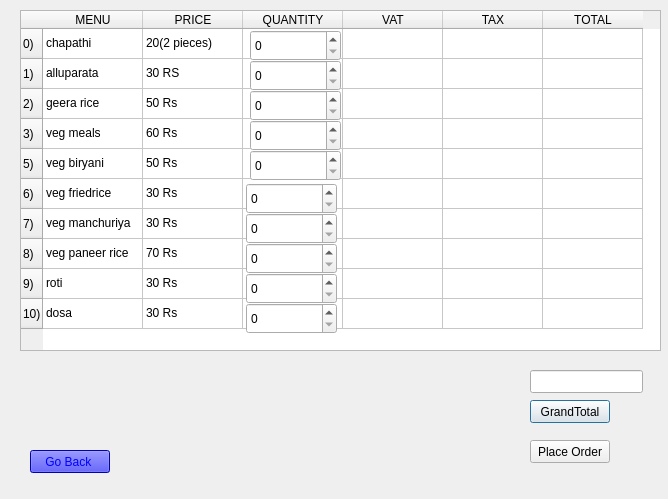
<?xml version="1.0" encoding="UTF-8"?>
<ui version="4.0">
 <class>vegDialog</class>
 <widget class="QDialog" name="vegDialog">
  <property name="geometry">
   <rect>
    <x>0</x>
    <y>0</y>
    <width>668</width>
    <height>499</height>
   </rect>
  </property>
  <property name="windowTitle">
   <string>Dialog</string>
  </property>
  <widget class="QTableWidget" name="tableWidget">
   <property name="geometry">
    <rect>
     <x>20</x>
     <y>10</y>
     <width>641</width>
     <height>341</height>
    </rect>
   </property>
   <row>
    <property name="text">
     <string>0)</string>
    </property>
   </row>
   <row>
    <property name="text">
     <string>1)</string>
    </property>
   </row>
   <row>
    <property name="text">
     <string>2) </string>
    </property>
   </row>
   <row>
    <property name="text">
     <string>3)</string>
    </property>
   </row>
   <row>
    <property name="text">
     <string>5)</string>
    </property>
   </row>
   <row>
    <property name="text">
     <string>6)</string>
    </property>
   </row>
   <row>
    <property name="text">
     <string>7)</string>
    </property>
   </row>
   <row>
    <property name="text">
     <string>8)</string>
    </property>
   </row>
   <row>
    <property name="text">
     <string>9)</string>
    </property>
   </row>
   <row>
    <property name="text">
     <string>10)</string>
    </property>
   </row>
   <column>
    <property name="text">
     <string>MENU</string>
    </property>
   </column>
   <column>
    <property name="text">
     <string>PRICE</string>
    </property>
   </column>
   <column>
    <property name="text">
     <string>QUANTITY</string>
    </property>
   </column>
   <column>
    <property name="text">
     <string>VAT</string>
    </property>
   </column>
   <column>
    <property name="text">
     <string>TAX</string>
    </property>
   </column>
   <column>
    <property name="text">
     <string>TOTAL</string>
    </property>
   </column>
   <item row="0" column="0">
    <property name="text">
     <string>chapathi</string>
    </property>
   </item>
   <item row="0" column="1">
    <property name="text">
     <string>20(2 pieces)</string>
    </property>
   </item>
   <item row="0" column="2">
    <property name="text">
     <string/>
    </property>
   </item>
   <item row="1" column="0">
    <property name="text">
     <string>alluparata</string>
    </property>
   </item>
   <item row="1" column="1">
    <property name="text">
     <string>30 RS</string>
    </property>
   </item>
   <item row="2" column="0">
    <property name="text">
     <string>geera rice</string>
    </property>
   </item>
   <item row="2" column="1">
    <property name="text">
     <string>50 Rs</string>
    </property>
   </item>
   <item row="3" column="0">
    <property name="text">
     <string>veg meals</string>
    </property>
   </item>
   <item row="3" column="1">
    <property name="text">
     <string>60 Rs</string>
    </property>
   </item>
   <item row="4" column="0">
    <property name="text">
     <string>veg biryani</string>
    </property>
   </item>
   <item row="4" column="1">
    <property name="text">
     <string>50 Rs</string>
    </property>
   </item>
   <item row="5" column="0">
    <property name="text">
     <string>veg friedrice</string>
    </property>
   </item>
   <item row="5" column="1">
    <property name="text">
     <string>30 Rs</string>
    </property>
   </item>
   <item row="6" column="0">
    <property name="text">
     <string>veg manchuriya</string>
    </property>
   </item>
   <item row="6" column="1">
    <property name="text">
     <string>30 Rs</string>
    </property>
   </item>
   <item row="7" column="0">
    <property name="text">
     <string>veg paneer rice</string>
    </property>
   </item>
   <item row="7" column="1">
    <property name="text">
     <string>70 Rs</string>
    </property>
   </item>
   <item row="8" column="0">
    <property name="text">
     <string>roti</string>
    </property>
   </item>
   <item row="8" column="1">
    <property name="text">
     <string>30 Rs</string>
    </property>
   </item>
   <item row="9" column="0">
    <property name="text">
     <string>dosa</string>
    </property>
   </item>
   <item row="9" column="1">
    <property name="text">
     <string>30 Rs</string>
    </property>
   </item>
  </widget>
  <widget class="QPushButton" name="pushButton">
   <property name="geometry">
    <rect>
     <x>530</x>
     <y>400</y>
     <width>80</width>
     <height>23</height>
    </rect>
   </property>
   <property name="text">
    <string>GrandTotal</string>
   </property>
  </widget>
  <widget class="QPushButton" name="pushButton_2">
   <property name="geometry">
    <rect>
     <x>530</x>
     <y>440</y>
     <width>80</width>
     <height>23</height>
    </rect>
   </property>
   <property name="text">
    <string>Place Order</string>
   </property>
  </widget>
  <widget class="QLineEdit" name="lineEdit">
   <property name="geometry">
    <rect>
     <x>530</x>
     <y>370</y>
     <width>113</width>
     <height>23</height>
    </rect>
   </property>
  </widget>
  <widget class="QPushButton" name="pushButton_3">
   <property name="geometry">
    <rect>
     <x>30</x>
     <y>450</y>
     <width>80</width>
     <height>23</height>
    </rect>
   </property>
   <property name="styleSheet">
    <string notr="true">background-color: rgb(0, 0, 255);
color: rgb(0, 0, 255);</string>
   </property>
   <property name="text">
    <string>Go Back </string>
   </property>
  </widget>
  <widget class="QSpinBox" name="spinBox">
   <property name="geometry">
    <rect>
     <x>250</x>
     <y>30</y>
     <width>91</width>
     <height>31</height>
    </rect>
   </property>
  </widget>
  <widget class="QSpinBox" name="spinBox_2">
   <property name="geometry">
    <rect>
     <x>250</x>
     <y>60</y>
     <width>91</width>
     <height>31</height>
    </rect>
   </property>
  </widget>
  <widget class="QSpinBox" name="spinBox_3">
   <property name="geometry">
    <rect>
     <x>250</x>
     <y>90</y>
     <width>91</width>
     <height>31</height>
    </rect>
   </property>
  </widget>
  <widget class="QSpinBox" name="spinBox_4">
   <property name="geometry">
    <rect>
     <x>250</x>
     <y>120</y>
     <width>91</width>
     <height>31</height>
    </rect>
   </property>
  </widget>
  <widget class="QSpinBox" name="spinBox_5">
   <property name="geometry">
    <rect>
     <x>250</x>
     <y>150</y>
     <width>91</width>
     <height>31</height>
    </rect>
   </property>
  </widget>
  <widget class="QSpinBox" name="spinBox_6">
   <property name="geometry">
    <rect>
     <x>246</x>
     <y>183</y>
     <width>91</width>
     <height>31</height>
    </rect>
   </property>
  </widget>
  <widget class="QSpinBox" name="spinBox_7">
   <property name="geometry">
    <rect>
     <x>246</x>
     <y>213</y>
     <width>91</width>
     <height>31</height>
    </rect>
   </property>
  </widget>
  <widget class="QSpinBox" name="spinBox_8">
   <property name="geometry">
    <rect>
     <x>246</x>
     <y>243</y>
     <width>91</width>
     <height>31</height>
    </rect>
   </property>
  </widget>
  <widget class="QSpinBox" name="spinBox_9">
   <property name="geometry">
    <rect>
     <x>246</x>
     <y>273</y>
     <width>91</width>
     <height>31</height>
    </rect>
   </property>
  </widget>
  <widget class="QSpinBox" name="spinBox_10">
   <property name="geometry">
    <rect>
     <x>246</x>
     <y>303</y>
     <width>91</width>
     <height>31</height>
    </rect>
   </property>
  </widget>
 </widget>
 <resources/>
 <connections/>
</ui>
